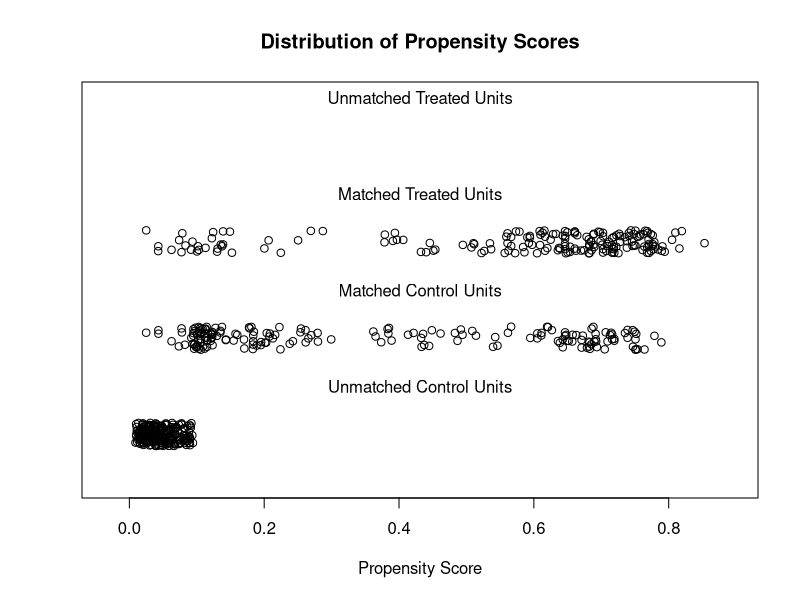
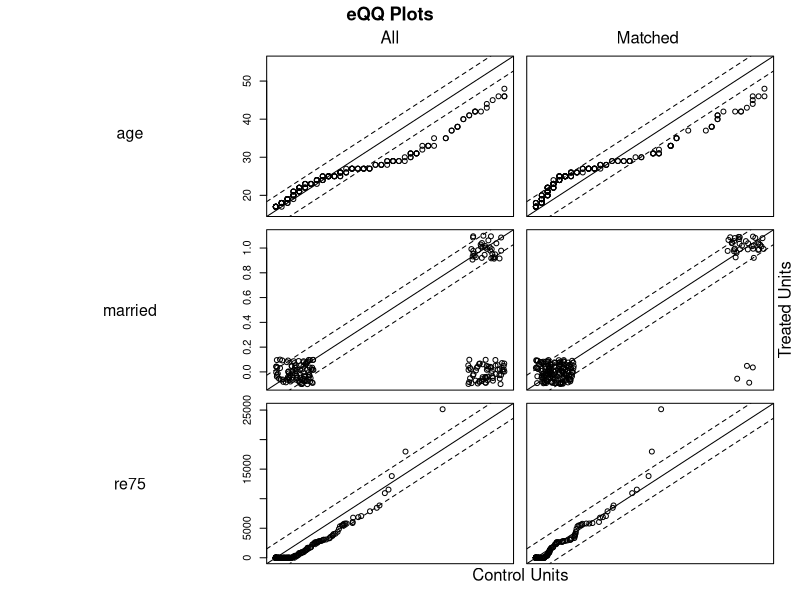

Source code (R) for these figures, in order: (Note: this script raises an error after producing the figures.)
#MatchIt trial

library(MatchIt)
??MatchIt

library("MatchIt")
data("lalonde")

head(lalonde)

# No matching; constructing a pre-match matchit object
m.out0 <- matchit(treat ~ age + educ + race + married + 
                    nodegree + re74 + re75, data = lalonde,
                  method = NULL, distance = "glm")
# Checking balance prior to matching
summary(m.out0)

# 1:1 NN PS matching w/o replacement
m.out1 <- matchit(treat ~ age + educ + race + married + 
                    nodegree + re74 + re75, data = lalonde,
                  method = "nearest", distance = "glm")
m.out1
# Checking balance after NN matching
summary(m.out1, un = FALSE)
plot(m.out1, type = "jitter", interactive = FALSE)
plot(m.out1, type = "qq", interactive = FALSE,
     which.xs = c("age", "married", "re75"))

# Full matching on a probit PS
m.out2 <- matchit(treat ~ age + educ + race + married + 
                    nodegree + re74 + re75, data = lalonde,
                  method = "full", distance = "glm", link = "probit")
m.out2

# Checking balance after full matching
summary(m.out2, un = FALSE)

plot(summary(m.out2))
